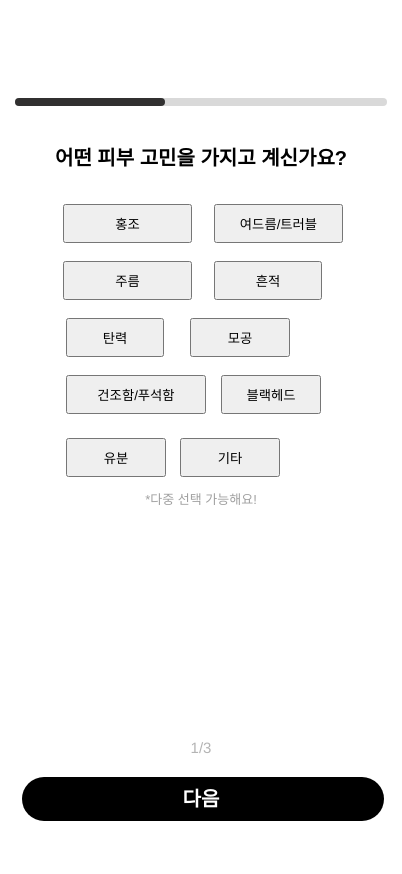
Frame 1 (no input)
Frame 60 (no input): identical to frame 1, image omitted
Frame 120 (the mouse pressed at the canvas centre since frame 60): identical to frame 1, image omitted

The p5.js sketch that drew this single still picture (run headless with seeded random() and noise() and a simulated clock; from frame 60 on, the mouse is pressed at the canvas centre):

// p5.js sketch
// ── sketch.js

let currentPage = 1; // 현재 페이지 번호 (1 또는 2)

// 1페이지용 버튼 변수들
let btn01, btn02, btn03, btn04, btn05, btn06, btn07, btn08, btn09, btn10;
// 2페이지용 버튼 변수들
let btn_01, btn_02, btn_03, btn_04;
// 3페이지용 버튼 변수들
let btn3_01, btn3_02, btn3_03, btn3_04, btn3_05;

function setup() {
  createCanvas(402, 874);
  textAlign(CENTER, CENTER);
  textFont('sans-serif');
  

  

  // 1페이지 버튼 생성 및 초기 세팅

  btn01 = createButton('홍조'); btn01.position(63,204); btn01.size(129,39); btn01.mousePressed(toggleButtonPage1); 
  btn02 = createButton('여드름/트러블'); btn02.position(214,204); btn02.size(129,39); btn02.mousePressed(toggleButtonPage1); 
  btn03 = createButton('주름'); btn03.position(63,261); btn03.size(129,39); btn03.mousePressed(toggleButtonPage1); 
  btn04 = createButton('흔적'); btn04.position(214,261); btn04.size(108,39); btn04.mousePressed(toggleButtonPage1); 
  btn05 = createButton('탄력'); btn05.position(66,318); btn05.size(98,39); btn05.mousePressed(toggleButtonPage1); 
  btn06 = createButton('모공'); btn06.position(190,318); btn06.size(100,39); btn06.mousePressed(toggleButtonPage1); 
  btn07 = createButton('건조함/푸석함'); btn07.position(66,375); btn07.size(140,39); btn07.mousePressed(toggleButtonPage1); 
  btn08 = createButton('블랙헤드'); btn08.position(221,375); btn08.size(100,39); btn08.mousePressed(toggleButtonPage1); 
  btn09 = createButton('유분'); btn09.position(66,438); btn09.size(100,39); btn09.mousePressed(toggleButtonPage1); 
  btn10 = createButton('기타'); btn10.position(180,438); btn10.size(100,39); btn10.mousePressed(toggleButtonPage1); 
  
  
  // 2페이지 버튼 생성 및 초기 세팅

  btn_01 = createButton('지성'); btn_01.position(57,293); btn_01.size(129,39); btn_01.mousePressed(toggleButtonPage2); 
  btn_02 = createButton('민감성/트러블'); btn_02.position(208,293); btn_02.size(129,39); btn_02.mousePressed(toggleButtonPage2); 
  btn_03 = createButton('건성'); btn_03.position(57,357); btn_03.size(129,39); btn_03.mousePressed(toggleButtonPage2); 
  btn_04 = createButton('복합성'); btn_04.position(208,357); btn_04.size(129,39); btn_04.mousePressed(toggleButtonPage2); 
  
  // 3페이지 버튼 생성 및 초기 세팅
  btn3_01 = createButton('10대'); btn3_01.position(61,284); btn3_01.size(129,39); btn3_01.mousePressed(toggleButtonPage3); 
  btn3_02 = createButton('20대'); btn3_02.position(212,284); btn3_02.size(129,39); btn3_02.mousePressed(toggleButtonPage3); 
  btn3_03 = createButton('30대'); btn3_03.position(61,341); btn3_03.size(129,39); btn3_03.mousePressed(toggleButtonPage3); 
  btn3_04 = createButton('40대'); btn3_04.position(212,341); btn3_04.size(129,39); btn3_04.mousePressed(toggleButtonPage3); 
  btn3_05 = createButton('50대 이상'); btn3_05.position(61,398); btn3_05.size(129,39); btn3_05.mousePressed(toggleButtonPage3); 

  // 처음 시작할 때는 1페이지이므로, 2페이지 버튼들은 일단 숨기기
  updateButtonVisibility();
}

function draw() {
  background(255);
  
  // 현재 페이지 번호에 따라 스위치처럼 분기해 화면 업로드
  if (currentPage === 1) {
    drawPage1();
  } else if (currentPage === 2) {
    drawPage2();
  } else if (currentPage === 3) {
    drawPage3();
  }
}


// 1페이지 화면  (독립된 관리)

function drawPage1() {
  // 2. 진행률바
  noStroke();    
  fill(217,217,217);
  rect(15, 98, 372, 8, 40);
  
  noStroke();   
  fill(49,48,48);
  rect(15, 98, 150, 8, 40); 
  
  // 3. 메인 질문 텍스트
  fill(0);
  textSize(20);
  textStyle(BOLD);
  text("어떤 피부 고민을 가지고 계신가요?", width / 2, 159);
  
  // 4.하단 안내 문구 및 페이지 번호
  fill(160); 
  textSize(13);
  textStyle(NORMAL);
  text("*다중 선택 가능해요!", width / 2, 500);
  
  fill(180);
  textSize(15);
  text("1/3", width / 2, 749);

  // 5. 하단 '다음' 버튼 (검은색 캡슐)
  fill(0);
  noStroke();
  rect(22, 777, 362, 44, 30); 

  fill(255);
  textSize(20);
  textStyle(BOLD);
  text("다음", width / 2, 800);
}

// 2페이지 화면  (독립된 관리)

function drawPage2() {
  // 2. 진행률바 
  noStroke();   
  fill(217,217,217);
  rect(15, 98, 372, 8, 40);
  
  noStroke(); 
  fill(49,48,48);
  rect(15, 98, 220, 8, 40); 
  
  // 3. 메인 질문 텍스트 및 안내문구
  fill(0);
  textSize(23);
  textStyle(BOLD);
  text("피부 타입은 어떻게 되시나요?", width / 2, 189);
  
  fill(160); 
  textSize(14);
  textStyle(NORMAL);
  text("전용 성분 분석 결과를 확인할 수 있어요", width / 2, 223);
  
  // 4. 페이지 번호
  fill(180);
  textSize(15);
  text("2/3", width / 2, 749);

  // 5. 하단 버튼 (이전 / 다음 나란히 배치)
  // 이전 버튼 (기존 코드 색상이 검정이라 배경 검정으로 유지하되 글씨가 올라감)
  fill(0);
  noStroke();
  rect(22, 777, 171, 44, 30); 
  fill(255);
  textSize(20);
  textStyle(BOLD);
  text("이전", width / 4, 800);
  
  // 다음 버튼
  fill(0);
  noStroke();
  rect(212, 777, 171, 44, 30); 
  fill(255);
  textSize(20);
  textStyle(BOLD);
  text("다음", (width / 4) * 3, 800);
}

// 3페이지 화면  (독립된 관리)

function drawPage3() {
  // 2. 진행률바 (검은색 바가 320만큼 늘어남)
  noStroke(); 
  fill(217, 217, 217);
  rect(15, 98, 372, 8, 40);
 
  noStroke(); 
  fill(49, 48, 48);
  rect(15, 98, 320, 8, 40); 
  
  // 3. 메인 질문 텍스트 및 안내 문구
  fill(0);
  textSize(23);
  textStyle(BOLD);
  text("다 왔어요! 나이대를 입력해주세요", width / 2, 189);

  fill(160); 
  textSize(14);
  textStyle(NORMAL);
  text("나이대에 맞는 인기 제품군을 추천해 드릴게요", width / 2, 223);
  
  // 4. 페이지 번호
  fill(180);
  textSize(15);
  text("3/3", width / 2, 749);

  // 5. 하단 '이전' 버튼
  fill(0);
  noStroke();
  rect(22, 777, 171, 44, 30); 
  fill(255);
  textSize(20);
  textStyle(BOLD);
  text("이전", width / 4, 800);
  
  // 6. 하단 '다음' 버튼 (최종 완료 버튼 역할)
  fill(0);
  noStroke();
  rect(212, 777, 171, 44, 30); 
  fill(255);
  textSize(20);
  textStyle(BOLD);
  text("다음", (width / 4) * 3, 800);
}

// 🖱 클릭 이벤트를 감지하여 페이지를 바꾸는 함수
function mousePressed() {
  if (currentPage === 1) {
    if (mouseX >= 22 && mouseX <= 384 && mouseY >= 777 && mouseY <= 821) {
      currentPage = 2;
      updateButtonVisibility();
    }
  } 
  else if (currentPage === 2) {
    // 2페이지에서 '이전' 누르면 1페이지로
    if (mouseX >= 22 && mouseX <= 193 && mouseY >= 777 && mouseY <= 821) {
      currentPage = 1;
      updateButtonVisibility();
    }
    // 2페이지에서 '다음' 누르면 이제 3페이지로 이동합니다!
    else if (mouseX >= 212 && mouseX <= 383 && mouseY >= 777 && mouseY <= 821) {
      currentPage = 3;
      updateButtonVisibility();
    }
  }
  // 3페이지에서의 이전/다음 클릭 좌표 인식 로직 추가
  else if (currentPage === 3) {
    // 3페이지에서 '이전' 누르면 다시 2페이지로 백!
    if (mouseX >= 22 && mouseX <= 193 && mouseY >= 777 && mouseY <= 821) {
      currentPage = 2;
      updateButtonVisibility();
    }
    // 3페이지에서 '다음' 누르면 최종 데이터 조합 완료 단계!
    else if (mouseX >= 212 && mouseX <= 383 && mouseY >= 777 && mouseY <= 821) {
      console.log("온보딩 최종 완료! 데이터 분석 페이지로 이동해야 합니다.");
    }
  }
}

// 버튼 조작 및 라디오 시스템 유틸리티 함수들 (다중선택/단일선택)

// [1페이지 전용] 다중 선택
function toggleButtonPage1() {
  this.toggleClass('selected');
}

// [2페이지 전용] 단일 선택 라디오 방식
function toggleButtonPage2() {
  let page2Buttons = [btn_01, btn_02, btn_03, btn_04];
  for (let i = 0; i < page2Buttons.length; i++) {
    page2Buttons[i].removeClass('selected');
  }
  this.addClass('selected');
}

// [3페이지 전용] 단일 선택 라디오 방식
// 2페이지와 로직은 똑같지만 검사하는 대상을 3페이지용 버튼들로만 콕 찝어 한정
function toggleButtonPage3() {
  let page3Buttons = [btn3_01, btn3_02, btn3_03, btn3_04, btn3_05];
  for (let i = 0; i < page3Buttons.length; i++) {
    page3Buttons[i].removeClass('selected');
  }
  this.addClass('selected');
}

// 버튼 보이기/숨기기 시스템에 3페이지 타겟 버튼들도 포함시킵니다.
function updateButtonVisibility() {
  let page1Buttons = [btn01, btn02, btn03, btn04, btn05, btn06, btn07, btn08, btn09, btn10];
  let page2Buttons = [btn_01, btn_02, btn_03, btn_04];
  let page3Buttons = [btn3_01, btn3_02, btn3_03, btn3_04, btn3_05]; // 3페이지 배열 추가

  if (currentPage === 1) {
    for (let b of page1Buttons) b.show();
    for (let b of page2Buttons) b.hide();
    for (let b of page3Buttons) b.hide(); // 3페이지 숨김
  } else if (currentPage === 2) {
    for (let b of page1Buttons) b.hide();
    for (let b of page2Buttons) b.show();
    for (let b of page3Buttons) b.hide(); // 3페이지 숨김
  } else if (currentPage === 3) {
    //3페이지 활성화 상태일 때의 제어법 규칙 추가
    for (let b of page1Buttons) b.hide();
    for (let b of page2Buttons) b.hide();
    for (let b of page3Buttons) b.show(); // 3페이지 버튼만 등장!
  }
}

// ── style.css
html, body {
  margin: 0;
  padding: 0;
}
canvas {
  display: block;
}
button {
  font-famaily: sans-serif;
  font-weight:500;
  text-align: center;
  font-size: 16px;
  color:#292929;
  background: #ffffff;
  border-radius:20px;
  border: 1;
}
button.selected {
  background: #292929;
  color: #ffffff;
  border: none;
}
